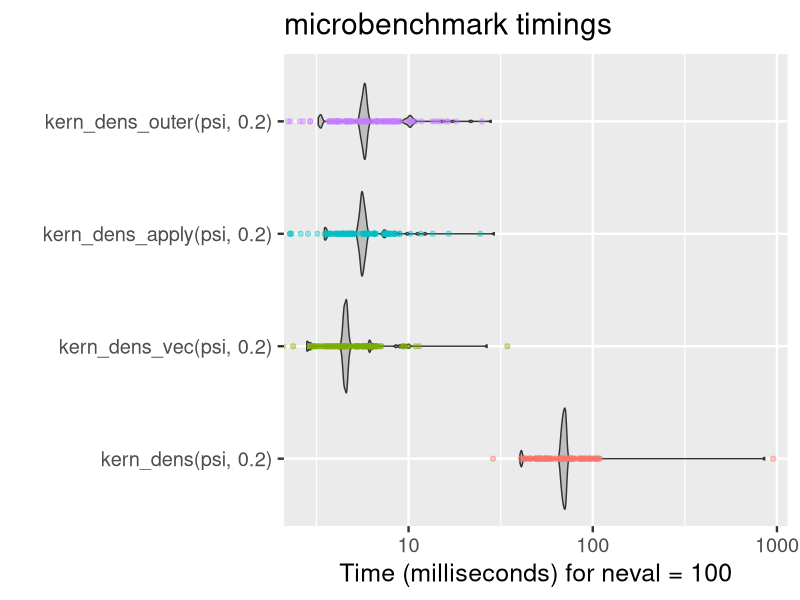

R code for this plot: (Note: a time limit stopped this script after it produced the figure.)
## ---- chunk 1
library(ggplot2)
knitr::opts_chunk$set(
  fig.width = 4.8,
  fig.height = 4.2,
  cache = TRUE,
  fig.retina = 3,
  fig.align = "center",
  dev.args = list(bg = "transparent"),
  fig.align = "center"
)
theme_replace(plot.background = element_rect(fill = NA, color = NA))
theme_set(theme_grey(base_size = 18))
## ---- chunk 2
library(microbenchmark)

x <- rnorm(1e4)
loop_bench <- microbenchmark(
  for (i in seq_along(x)) 10 * x[i],
  10 * x
)
loop_bench <- summary(loop_bench)
## ---- chunk 3
loop_bench[, c(1, 4, 5)]
## ---- chunk 4
cat("units: ", attr(loop_bench, "unit"))
## ---- chunk 5
apply_bench <- microbenchmark(
  sapply(x, function(z) 10 * z),
  10 * x
)
apply_bench <- summary(apply_bench)
## ---- chunk 6
apply_bench[, c(1, 4, 5)]
## ---- chunk 7
cat("units: ", attr(apply_bench, "unit"))
## ---- chunk 8
kern_dens <- function(x, h, m = 512) {
  rg <- range(x)
  xx <- seq(rg[1] - 3 * h, rg[2] + 3 * h, length.out = m)
  y <- numeric(m)

  for (i in seq_along(xx)) {
    for (j in seq_along(x)) { #<<
      y[i] <- y[i] + exp(-(xx[i] - x[j])^2 / (2 * h^2)) #<<
    } #<<
  }

  y <- y / (sqrt(2 * pi) * h * length(x))

  list(x = xx, y = y)
}
## ---- chunk 9
kern_dens_vec <- function(x, h, m = 512) {
  rg <- range(x)
  xx <- seq(rg[1] - 3 * h, rg[2] + 3 * h, length.out = m)
  y <- numeric(m)
  const <- (sqrt(2 * pi) * h * length(x))

  for (i in seq_along(xx)) {
    y[i] <- sum(exp(-(xx[i] - x)^2 / (2 * h^2))) / const #<<
  }

  list(x = xx, y = y)
}
## ---- chunk 10
kern_dens_apply <- function(x, h, m = 512) {
  rg <- range(x)
  xx <- seq(rg[1] - 3 * h, rg[2] + 3 * h, length.out = m)
  const <- sqrt(2 * pi) * h * length(x)
  y <- sapply(xx, function(z) sum(exp(-(z - x)^2 / (2 * h^2))) / const)
  list(x = xx, y = y)
}

kern_dens_outer <- function(x, h, m = 512) {
  rg <- range(x)
  xx <- seq(rg[1] - 3 * h, rg[2] + 3 * h, length.out = m)
  y <- outer(xx, x, function(zz, z) exp(-(zz - z)^2 / (2 * h^2)))
  y <- rowMeans(y) / (sqrt(2 * pi) * h)
  list(x = xx, y = y)
}
## ---- chunk 11
phipsi <- read.table("phipsi.tsv", header = TRUE)
phipsi[, c("phi", "psi")] <- pi * phipsi[, c("phi", "psi")] / 180
psi <- phipsi$psi
## ---- chunk 12
kern_bench <- microbenchmark(
  kern_dens(psi, 0.2),
  kern_dens_vec(psi, 0.2),
  kern_dens_apply(psi, 0.2),
  kern_dens_outer(psi, 0.2)
)
## ---- chunk 13
old_options <- options(digits = 3)
kern_bench
options(digits = old_options$digits)
## ---- chunk 14
autoplot(kern_bench) +
  geom_jitter(aes(color = expr), height = 0.2, width = 0, alpha = 0.4) +
  aes(fill = I("gray")) +
  theme(legend.position = "none")
## ---- chunk 15
conf <- expand.grid(
  fun = c("kern_dens", "kern_dens_vec", "kern_dens_apply", "kern_dens_outer"),
  n = 2^(5:11),
  m = 2^c(5, 7, 9, 11)
)

set.seed(1234)
x <- rnorm(2^11)
calls <- paste0(conf[, 1], "(x[1:", conf[, 2], "], h = 0.2, m = ", conf[, 3], ")")
expr_list <- lapply(calls, function(x) parse(text = x)[[1]])

kern_benchmarks <- microbenchmark(list = expr_list, times = 40L)
## ---- chunk 16
library(tidyverse)
class(kern_benchmarks) <- "data.frame"
kern_benchmarks <- bind_cols(conf, expr = calls) %>%
  left_join(kern_benchmarks, .)

kern_benchmarks$m <- factor(
  kern_benchmarks$m,
  levels = c(32, 128, 512, 2048),
  labels = c("m = 32", "m = 128", "m = 512", "m = 2048")
)

ggplot(kern_benchmarks, aes(x = n, y = time, color = fun)) +
  geom_abline(intercept = 15, slope = 1, color = "gray", linetype = 2) +
  stat_summary(fun.y = "median", geom = "line") +
  stat_summary(fun.y = "median", geom = "point") +
  facet_wrap(~m) +
  scale_x_continuous(trans = "log2") +
  scale_y_continuous("Time (ms)",
    trans = "log2",
    breaks = c(1e5, 1e6, 1e7, 1e8),
    labels = c("0.1", "1", "10", "100")
  ) +
  scale_color_discrete("Function:") +
  theme(legend.position = "top")
